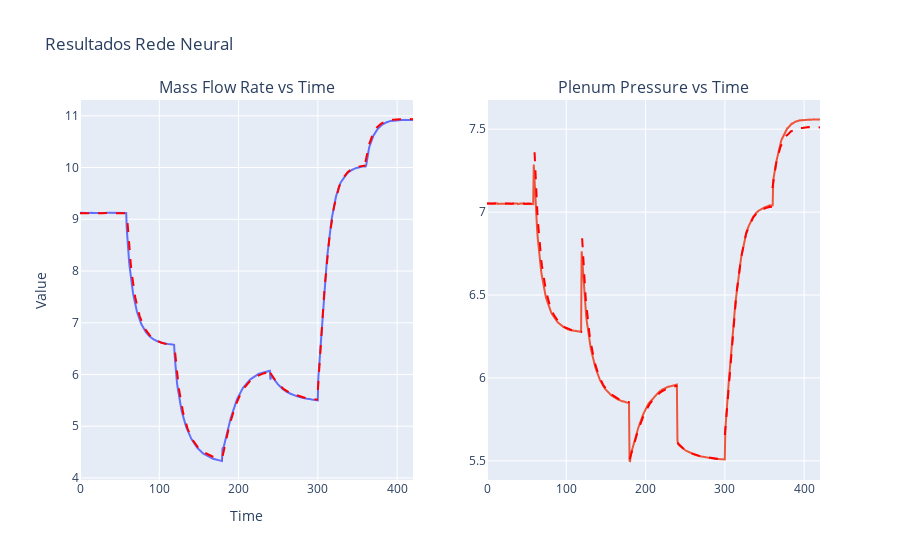

Notebook code cell kept with this figure:
### Markdown cell above
##### Gráfico Rede Neural

### Code cell
fig = make_subplots(rows=1, cols=2, subplot_titles=("Mass Flow Rate vs Time", "Plenum Pressure vs Time"))

tm1 = time.time()
# Colocando o modelo em modo de avaliação

# Supondo que x_test já esteja definido e seja um tensor PyTorch
with torch.no_grad():  
    prediction = model(x_test)

mass = prediction[:, :, 0]
pressure = prediction[:, :, 1]

mass = mass.detach().numpy()
pressure = pressure.detach().numpy()

tm2 = time.time()
print(tm2-tm1)

fig.add_trace(go.Scatter(x=interval3,y=np.squeeze(mass),mode='lines',
                                line=dict(dash='solid')),row=1, col=1)
fig.add_trace(go.Scatter(x=interval3,y=np.squeeze(pressure),mode='lines',
                                line=dict(dash='solid')),row=1, col=2)


for i in range(nAlphasTeste):
    # Modelo
    fig.add_trace(go.Scatter(x=np.squeeze(interval_test[i]), y=np.squeeze(massFlowrateTeste[i]), mode='lines',name='Model Mass Flow Rate', line=dict(dash='dash', color='red')),
                  row=1, col=1)
    fig.add_trace(go.Scatter(x=np.squeeze(interval_test[i]), y=np.squeeze(PlenumPressureTeste[i]), mode='lines', name= 'Model Plenum Pressure', line=dict(dash='dash', color='red')),
                  row=1, col=2)

fig.update_layout(
    title='Resultados Rede Neural',
    xaxis_title='Time',
    yaxis_title='Value',
    template='plotly',
    showlegend=False
)
fig.show()
